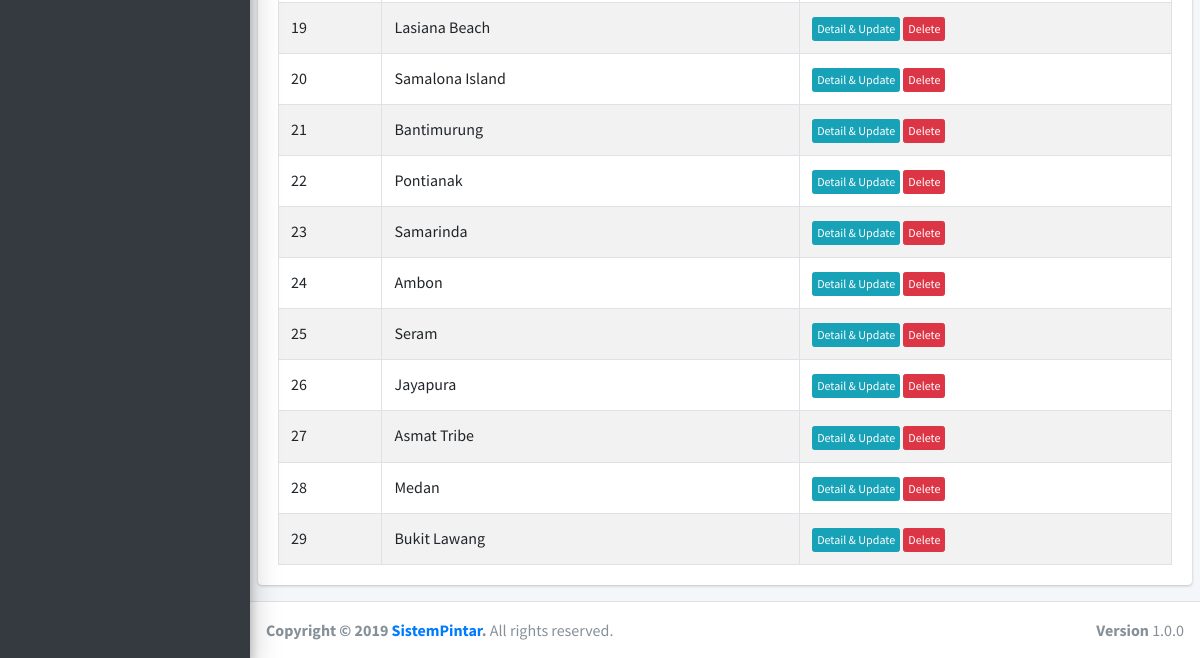
Page /admin/destination-area/index.php (signed in, lower part) on the earlier database version.
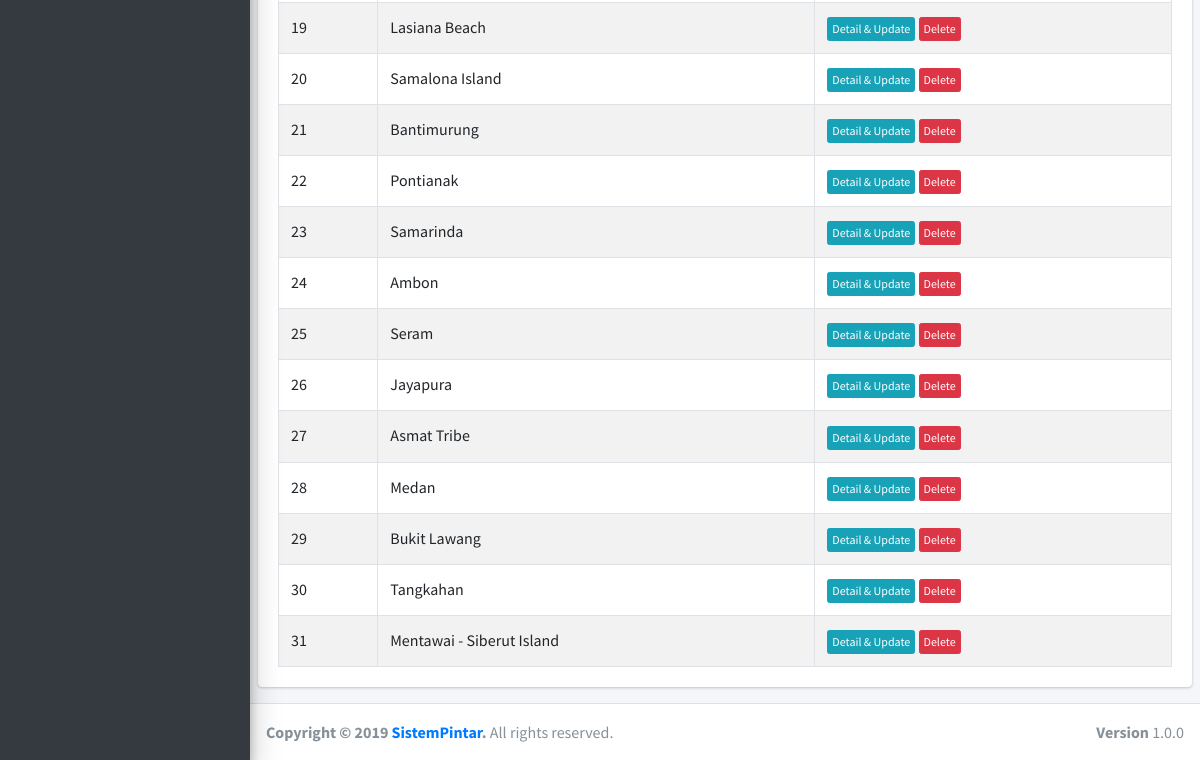
Same page on the later database version.
### tables this page shows
CREATE TABLE `destinasi_area` (
  `id_area` int(10) NOT NULL,
  `nama_area` varchar(100) DEFAULT NULL,
  `deskripsi_area` text DEFAULT NULL,
  `deskripsi_area_singkat` text DEFAULT NULL,
  `gambar_area` varchar(100) DEFAULT NULL,
  `destinasi_id` int(10) DEFAULT NULL
);

### admin/destination-area/index.php (the view, shortened to what this page needs)
<!DOCTYPE html>
<html>
<?php include '../adm_template/head.php'; ?>
<body class="hold-transition sidebar-mini layout-fixed">
<div class="wrapper">
  <?php include '../adm_template/sidebar.php'; ?>
  <div class="content-wrapper">
    <section class="content">
      <div class="row">
        <div class="col-12">
          <div class="card">
            <div class="card-body">
              <table id="example1" class="table table-bordered table-striped">
                <tbody>
                  <?php
                    $query_mysql = mysqli_query($koneksi,"SELECT * FROM destinasi_area")or die(mysqli_error());
                    $nomor = 1;
                    while($data = mysqli_fetch_array($query_mysql)){
                      $idDestinasiArea = $data['id_area'];
                      $namaDestinasiArea = $data['nama_area'];
                  ?>
                  <tr>
                    <td><?php echo $nomor++; ?></td>
                    <td><?php echo $namaDestinasiArea; ?></td>
                    <td>
                      <a href='ubah?idDestinasiArea=<?php echo $idDestinasiArea; ?>' class="btn btn-info btn-xs">Detail & Update</a>
                      <a href='hapus?idDestinasiArea=<?php echo $idDestinasiArea; ?>' class="btn btn-danger btn-xs">Delete</a>
                    </td>
                  </tr>
                  <?php } ?>
                </tbody>
              </table>
            </div>
          </div>
        </div>
      </div>
    </section>
  </div>
  <?php include '../adm_template/footer.php'; ?>
</div>
</body>
</html>

Differences in the rows shown:
added destinasi_area: nama_area "Tangkahan"
added destinasi_area: nama_area "Mentawai - Siberut Island"
